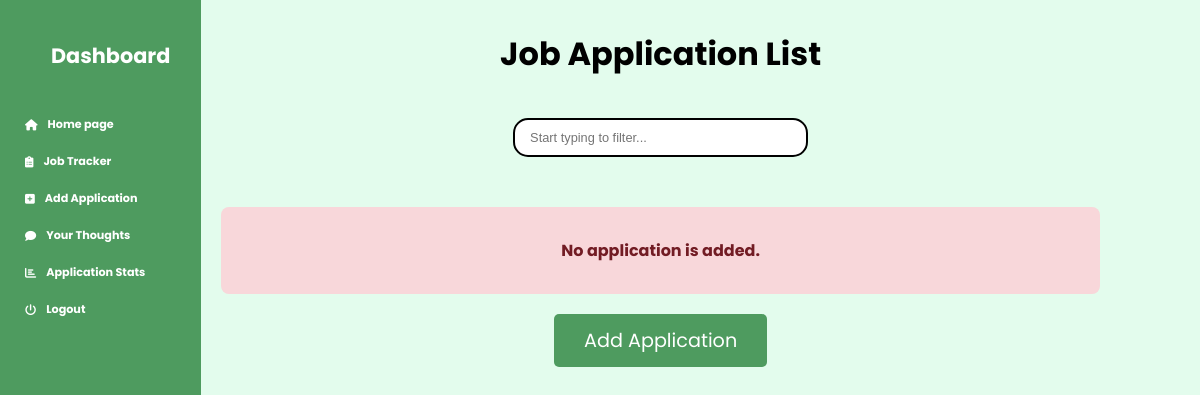
/jobs/ (signed in), run on an earlier commit of the app's database.
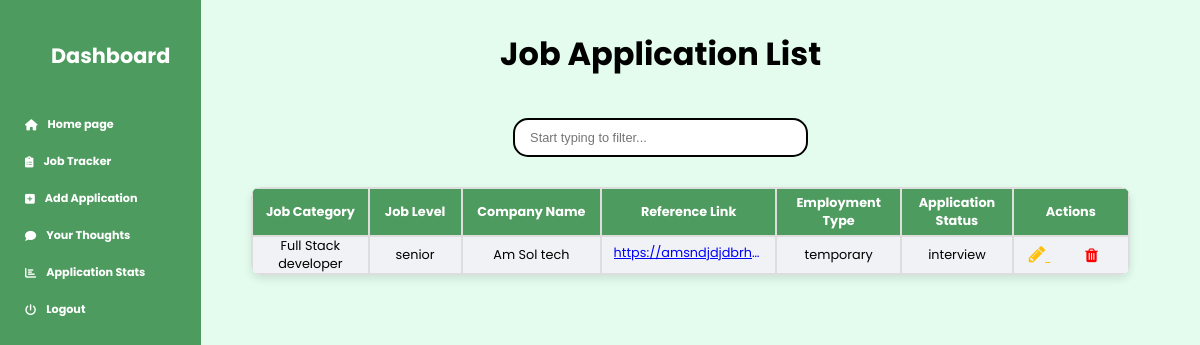
And on a later commit of the database.
### tracker/models.py (models this page shows, shortened)
class Add_Job(models.Model):
    JOB_LEVEL_CHOICES = [
        ('intern', 'Intern'),
        ('junior', 'Junior'),
        ('mid', 'Mid-Level'),
        ('senior', 'Senior'),
        ('lead', 'Lead'),
        ('manager', 'Manager'),
        ('director', 'Director'),
        ('vp', 'Vice President'),
        ('c_level', 'C-Level'),
    ]
    EMPLOYMENT_TYPE_CHOICES = [
        ('full_time', 'Full-Time'),
        ('part_time', 'Part-Time'),
        ('contract', 'Contract'),
        ('temporary', 'Temporary'),
        ('internship', 'Internship'),
        ('freelance', 'Freelance'),
        ('remote', 'Remote'),
        ('hybrid', 'Hybrid'),
        ('apprenticeship', 'Apprenticeship'),
    ]
    APPLICATION_STATUS_CHOICES = [
        ('pending', 'Pending'),
        ('applied', 'Applied'),
        ('interview', 'Interview Scheduled'),
        ('selected', 'Selected'),
        ('rejected', 'Rejected'),
        ('offer_accepted', 'Offer Accepted'),
        ('offer_declined', 'Offer Declined'),
    ]
    user = models.ForeignKey(User, on_delete=models.CASCADE)
    job_category = models.CharField(max_length=100)
    job_level = models.CharField(max_length=100, choices=JOB_LEVEL_CHOICES)
    company_name = models.CharField(max_length=100)
    company_email = models.EmailField(max_length=150, null=True, blank=True)  # Company Email New Fielded Added
    reference_link = models.URLField(max_length=200)
    employment_type = models.CharField(max_length=100, choices=EMPLOYMENT_TYPE_CHOICES)
    application_status = models.CharField(max_length=20, choices=APPLICATION_STATUS_CHOICES, default='pending')  # Default status is pending
    interview_date = models.DateField(null=True, blank=True)  # Allows null values if no date is set

### tracker/views.py (the view)
# urls.py: path('jobs/', job_list, name='job_list'),
@login_required
def job_list(request):
    jobs = Add_Job.objects.filter(user=request.user).order_by("-interview_date")
    job_category = request.GET.get('job_category')
    if job_category:
        jobs = jobs.filter(job_category__icontains=job_category)  # Use 'icontains' for partial match
    all_emails_empty = not any(job.company_email for job in jobs)
    all_dates_empty = not any(job.interview_date for job in jobs)
    context = {
        'jobs': jobs,
        'all_emails_empty': all_emails_empty,  # Pass the flag to the template
        'all_dates_empty': all_dates_empty,
    }
    return render(request, 'job_list.html', context)

### templates/job_list.html (shortened to what this page needs)
{% extends 'base.html' %}
{% block content %}
{% load static %}
<h1  style="text-decoration: none;">Job Application List</h1>
<div class="search-container">
    <form method="GET" action="/jobs/">
        <input name="job_category" id="search" type="search" placeholder="Start typing to filter..." autocomplete="off">
    </form>
</div>
        <table id="jobTable" style="margin-top: 0px !important; border-radius: 10px; margin-left: 30px;">
            {% if jobs|length == 0 %}
                <div class="no-jobs-message">
                    <p>No application is added.</p>
                </div>
                <div class="cta-container">
                    <a href="{% url 'job_create' %}" class="cta-button">Add Application</a>
                </div>
            {% else %}
            <tr>
                <th>Job Category</th>
                <th>Job Level</th>
                <th>Company Name</th>
                <th>Reference Link</th>
                <th>Employment Type</th>
                <th>Application Status</th>
                <th>Actions</th>
            </tr>
            {% for job in jobs %}
            <tr>
                <td>{{ job.job_category }}</td>
                <td>{{ job.job_level }}</td>
                <td>{{ job.company_name }}</td>
                <td><a href="{{ job.reference_link }}" style="width: 150px !important; color: blue">{{ job.reference_link }}</a></td>
                <td>{{ job.employment_type }}</td>
                <td>{{ job.application_status }}</td>
                    <td>
                    <a href="{% url 'job_update' job.id %}" title="Edit" class="btn" style="display:inline; font-size: 1.2rem !important; color: #ffc00c; width: 20px !important; padding: 0px !important;">
                        <i class="fa fa-pencil"></i>
                    </a>
                    <a href="{% url 'job_delete_confirmation' job.id %}" class="btn btn-delete" style="background-color: red;">
                        <i class="fa fa-trash" style="padding: 8px 15px; color: red;"></i>
                    </a>
                </td>
            </tr>
            {% endfor %}
            {% endif %}
        </table>
        </div>
    {% endblock %}

### templates/base.html (shortened to what this page needs)
{% load static %}
<!DOCTYPE html>
<html lang="en">
<head>
    <link rel="stylesheet" href="https://cdnjs.cloudflare.com/ajax/libs/font-awesome/6.0.0-beta3/css/all.min.css">
    <link rel="stylesheet" href="https://cdnjs.cloudflare.com/ajax/libs/font-awesome/4.7.0/css/font-awesome.min.css">
    <head>
    </head>
</head>
<body>
    <div class="sidebar" id="sidebar" style="padding-left: 20px; margin-right: 15px !important; ">
        <h2 style="text-decoration: none;">Dashboard</h2>
        <a class="abc" href="{% url 'default' %}"><i class="fas fa-home" style="padding-right: 10px;"></i>Home page</a>
        <a class="abc" href="{% url 'job_list' %}"> <i class="fas fa-clipboard-list" style="padding-right: 10px;"></i> Job Tracker</a>
        <a class="abc" href="{% url 'job_create' %}"> <i class="fas fa-plus-square" style="padding-right: 10px;"></i> Add Application</a>
        <a class="abc" href="{% url 'feedback' %}"> <i class="fas fa-comment" style="padding-right: 10px;"></i>Your Thoughts</a>
        <a class="abc" href="{% url 'simple_analytics' %}"> <i class="fas fa-chart-bar" style="padding-right: 10px;"></i>Application Stats</a>
        <a class="abc" href="{% url 'logout' %}"> <i class="fas fa-power-off" style="padding-right: 10px;"></i> Logout</a>
    </div>
    <div class="main-content">
        {% block content %}
        {% endblock %}
    </body>
    </html>

### templates/base.html (style rules this page uses)
body { margin: 0; background-color: #e3fced; font-family: 'Poppins', sans-serif; }
.sidebar { width: 11.325rem; min-width: 180px; height: 100vh; position: fixed; left: 0; z-index: 1; background-color: #4e9b5f ; font-weight: bold; }
.sidebar h2 { font-size: 1.3rem; color: white; text-align: center; margin-bottom: 40px; margin-top: 40px; text-decoration: underline; }
.sidebar a { display: flex; align-items: center; color: #fff; padding: 5px; margin: 10px 0; text-decoration: none; border-radius: 5px; font-size: 0.7rem; }
.main-content { margin-left: calc(11.325rem + 20px); padding: 20px; margin-right: 80px !important; flex-grow: 1; }
h1 { text-align: center; color: #000000; margin-top: 0px; margin: 10px 10px 40px; text-decoration: none; }
.btn { border: none; border-radius: 5px; font-size: 0.8rem !important; cursor: pointer; display: inline; margin: 10px; }
table { margin-right: 10px; width: 100%; border-collapse: collapse; border-radius: 25px; overflow: hidden; box-shadow: 0 4px 8px rgba(0, 0, 0, 0.1); background-color: white; }
th, td { padding: 5px; text-align: center; border: 2px solid #ddd; font-size: 0.8rem; }
th { color: white; }
tr:nth-child(even) , td .btn-delete { background-color: #f0f2f5 !important; }
td a { display: inline-block; word-wrap: break-word; white-space: nowrap; overflow: hidden; text-overflow: ellipsis; color: #ffcc00; }
.btn { border: none; border-radius: 5px; font-size: 1rem !important; cursor: pointer; display: inline; margin: 10px; }
th, td { padding: 10px; text-align: center; border: 2px solid #ddd; }
td { padding: 0px !important; }
th { padding: 5px !important; background-color: #4e9b5f; color: white; }
td a { display: inline-block; word-wrap: break-word; white-space: nowrap; overflow: hidden; text-overflow: ellipsis; color: #00a6ed; }
td { padding: 0; margin: 0; height: auto; max-height: 10px !important; }
table th:nth-child(1), table td:nth-child(1) { width: 10%; }
table th:nth-child(2), table td:nth-child(2) { width: 8%; }
table th:nth-child(3), table td:nth-child(3) { width: 12%; }
table th:nth-child(4), table td:nth-child(4) { width: 8%; }
table th:nth-child(5), table td:nth-child(5) { width: 10%; }
table th:nth-child(6), table td:nth-child(6) { width: 8%; }
table th:nth-child(7), table td:nth-child(7) { width: 10%; }
.search-container { position: relative; display: inline-block; text-align: center; width: 100%; }
form { display: flex; justify-content: center; align-items: center; }
input[type="search"] { width: 80%; max-width: 200px; padding: 10px 45px 10px 15px; font-size: 0.8em; border: 2px solid ; border-radius: 15px; transition: border-color 0.3s ease; outline: none; min-width: 295px; margin-left: 0px; margin-right: 0px; }
.search-container { margin-bottom: 20px; }
@media (min-width: 768px) { .search-container { margin-bottom: 30px; } }

What changed in the data, as far as the page shows it:
added Add_Job: job_category "Full Stack developer", job_level "senior", company_name "Am Sol tech", reference_link "https://amsndjdjdbrh…", employment_type "temporary", application_status "interview"
Also different on the page:
text no longer shown: "No application is added. Add Application"
text now shown: "Job Category Job Level Company Name Reference Link Employment Type Application Status Actions"
